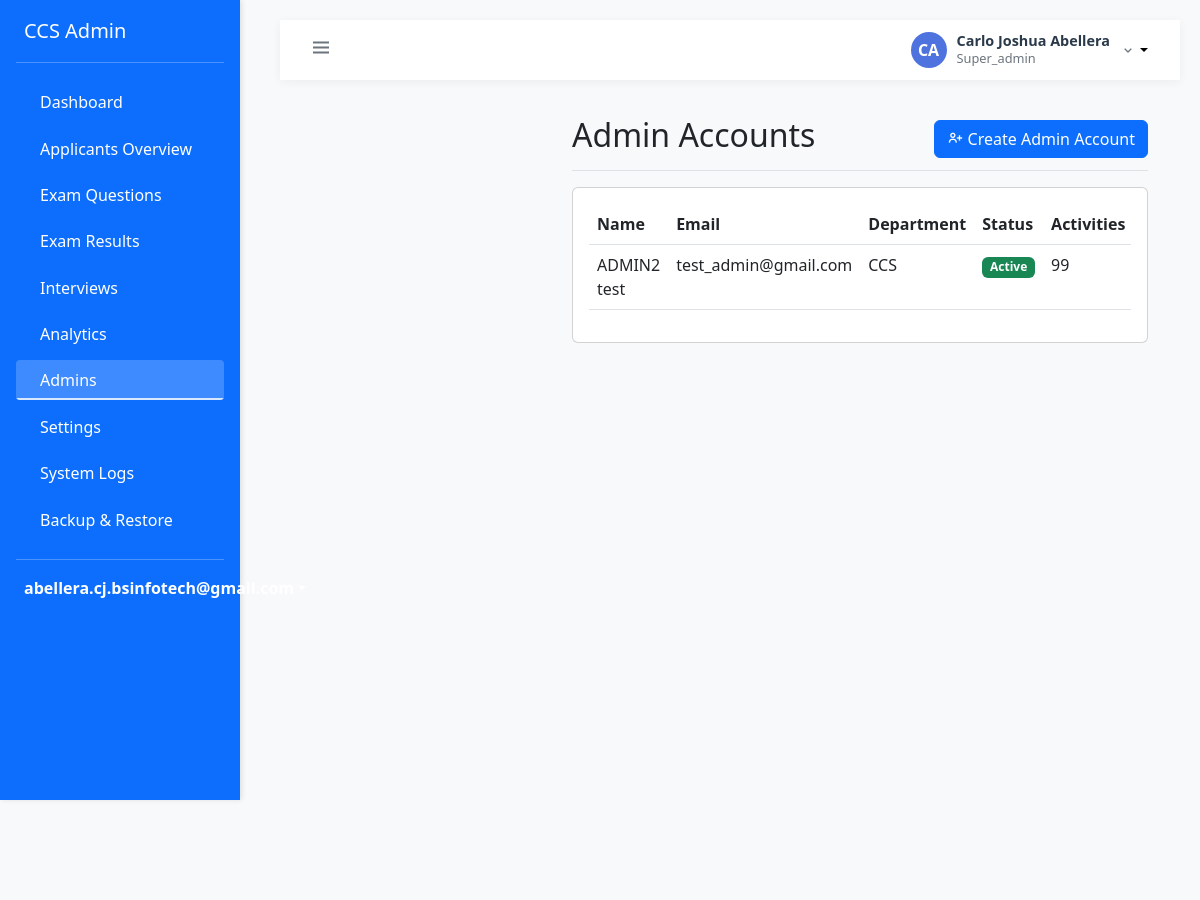
Screenshot of /admin/super/list_admins.php (signed in) with the database file from the repository.
### tables this page shows
CREATE TABLE `users` (
  `id` int(11) NOT NULL,
  `email` varchar(255) NOT NULL,
  `password` varchar(255) NOT NULL,
  `first_name` varchar(100) NOT NULL,
  `last_name` varchar(100) NOT NULL,
  `role` enum('super_admin','admin','applicant') NOT NULL,
  `status` enum('active','inactive','pending','approved','rejected') DEFAULT 'pending',
  `created_at` timestamp NOT NULL DEFAULT current_timestamp(),
  `updated_at` timestamp NOT NULL DEFAULT current_timestamp() ON UPDATE current_timestamp(),
  `updated_by` int(11) DEFAULT NULL
);

### config/database.php (called while the page is built, shortened)
<?php
class Database {
    private static $instance = null;
    private $connection;
    private function __construct() {
        try {
            $this->connection = new PDO(
                "mysql:host=localhost;dbname=ccs_screening",
                "root",
                ""
            );
            $this->connection->setAttribute(PDO::ATTR_ERRMODE, PDO::ERRMODE_EXCEPTION);
            $this->connection->setAttribute(PDO::ATTR_DEFAULT_FETCH_MODE, PDO::FETCH_ASSOC);
        } catch(PDOException $e) {
            die("Connection failed: " . $e->getMessage());
        }
    }
    public static function getInstance() {
        if (self::$instance === null) {
            self::$instance = new self();
        }
        return self::$instance;
    }
    public function getConnection() {
        return $this->connection;
    }
}
?>

### classes/Auth.php (called while the page is built, shortened)
<?php
class Auth {
    private $conn;
    public function __construct() {
        require_once __DIR__ . '/../config/database.php';
        $this->database = Database::getInstance();
        $this->conn = $this->database->getConnection();
    }
    public function isLoggedIn() {
        return isset($_SESSION['user_id']) && !empty($_SESSION['user_id']);
    }
    public function getCurrentUser() {
        try {
            $stmt = $this->conn->prepare("
                SELECT
                    u.*,
                    CASE
                        WHEN sa.user_id IS NOT NULL THEN 'super_admin'
                        WHEN a.user_id IS NOT NULL THEN 'admin'
                        ELSE u.role
                    END as role_type
                FROM users u
                LEFT JOIN super_admins sa ON u.id = sa.user_id
                LEFT JOIN admins a ON u.id = a.user_id
                WHERE u.id = ? AND u.status = 'active'
                LIMIT 1
            ");
            $stmt->execute([$_SESSION['user_id']]);
            $user = $stmt->fetch(PDO::FETCH_ASSOC);
            if ($user) {
                $user['role'] = $user['role_type'];
            }
            return $user;
        } catch (Exception $e) {
            error_log("Get current user error: " . $e->getMessage());
            return null;
        }
    }
}
?>

### admin/super/list_admins.php (the view, shortened to what this page needs)
<?php
require_once '../../classes/Auth.php';
require_once '../../config/database.php';
require_once '../includes/layout.php';
$auth = new Auth();
try {
    $database = Database::getInstance();
    $conn = $database->getConnection();
    $query = "SELECT u.id, u.email, u.status, u.created_at,
              a.first_name, a.last_name, a.department,
              (SELECT COUNT(*) FROM activity_logs WHERE user_id = u.id) as activity_count
              FROM users u
              JOIN admins a ON u.id = a.user_id
              WHERE u.role = 'admin'
              ORDER BY u.created_at DESC";
    $stmt = $conn->prepare($query);
    $stmt->execute();
    $admins = $stmt->fetchAll(PDO::FETCH_ASSOC);
} catch (Exception $e) {
    $error = 'Error: ' . $e->getMessage();
    $admins = [];
}
$page_title = 'Admin Accounts';
admin_header($page_title);
?>
<div class="wrapper">
    <?php include_once '../includes/sidebar.php'; ?>
    <div class="page-content-wrapper">
        <div class="container-fluid">
            <div class="row">
                <div class="col-12">
                    <div class="d-flex justify-content-between flex-wrap flex-md-nowrap align-items-center pt-3 pb-2 mb-3 border-bottom">
                        <h1 class="h2"><?php echo $page_title; ?></h1>
                        <div class="btn-toolbar mb-2 mb-md-0">
                            <a href="create_admin.php" class="btn btn-primary">
                                <i class='bx bx-user-plus'></i> Create Admin Account
                            </a>
                        </div>
                    </div>
                </div>
            </div>
            <div class="row">
                <div class="col-12">
                    <div class="card">
                        <div class="card-body">
                            <div class="table-responsive">
                                <table class="table table-hover">
                                    <thead>
                                        <tr>
                                            <th>Name</th>
                                            <th>Email</th>
                                            <th>Department</th>
                                            <th>Status</th>
                                            <th>Activities</th>
                                        </tr>
                                    </thead>
                                    <tbody>
                                        <?php if (empty($admins)): ?>
                                            <tr>
                                                <td colspan="7" class="text-center">No admin accounts found</td>
                                            </tr>
                                        <?php else: ?>
                                            <?php foreach ($admins as $admin): ?>
                                                <tr>
                                                    <td><?php echo htmlspecialchars($admin['first_name'] . ' ' . $admin['last_name']); ?></td>
                                                    <td><?php echo htmlspecialchars($admin['email']); ?></td>
                                                    <td><?php echo htmlspecialchars($admin['department']); ?></td>
                                                    <td>
                                                        <span class="badge bg-<?php echo $admin['status'] === 'active' ? 'success' : 'danger'; ?>">
                                                            <?php echo ucfirst($admin['status']); ?>
                                                        </span>
                                                    </td>
                                                    <td><?php echo $admin['activity_count']; ?></td>
                                                </tr>
                                            <?php endforeach; ?>
                                        <?php endif; ?>
                                    </tbody>
                                </table>
                            </div>
                        </div>
                    </div>
                </div>
            </div>
        </div>
    </div>
</div>
<?php admin_footer(); ?>

### admin/includes/layout.php (shortened to what this page needs)
<?php
require_once __DIR__ . '/../../classes/Auth.php';
function admin_header($title = '') {
?>
<!DOCTYPE html>
<html lang="en">
<head>
    <link href="https://cdn.jsdelivr.net/npm/bootstrap@5.3.0/dist/css/bootstrap.min.css" rel="stylesheet">
    <link href='https://unpkg.com/boxicons@2.1.4/css/boxicons.min.css' rel='stylesheet'>
    <link href="https://cdn.jsdelivr.net/npm/metismenu/dist/metisMenu.min.css" rel="stylesheet">
</head>
<body>
    <div class="wrapper">
        <?php include 'sidebar.php'; ?>
        <div class="page-content-wrapper">
            <nav class="top-navbar">
                <button class="btn btn-link text-secondary px-1 py-0" id="sidebarToggle">
                    <i class="bx bx-menu fs-4"></i>
                </button>
                <div class="user-profile dropdown">
                    <button class="user-profile-btn dropdown-toggle" type="button" data-bs-toggle="dropdown" aria-expanded="false">
                        <div class="user-avatar">
                            <?php echo strtoupper(substr($user['first_name'], 0, 1) . substr($user['last_name'], 0, 1)); ?>
                        </div>
                        <div class="user-info">
                            <h6 class="user-name"><?php echo htmlspecialchars($user['first_name'] . ' ' . $user['last_name']); ?></h6>
                            <p class="user-role"><?php echo ucfirst($user['role']); ?></p>
                        </div>
                        <i class="bx bx-chevron-down text-secondary"></i>
                    </button>
                </div>
            </nav>
            <div class="content-wrapper">
<?php
}
function admin_footer() {
?>
            </div>
        </div>
    </div>
</body>
</html>
<?php } ?>

### admin/includes/sidebar.php (shortened to what this page needs)
<?php
require_once __DIR__ . '/../../classes/Auth.php';
global $auth;
$user = $auth->getCurrentUser();
function is_active($page_name) {
    return strpos($_SERVER['SCRIPT_NAME'], $page_name) !== false ? 'active' : '';
}
?>
<nav class="sidebar bg-primary">
    <div class="d-flex flex-column">
        <a href="/php-ccs/admin/super/dashboard.php" class="d-flex align-items-center mb-3 mb-md-0 me-md-auto text-white text-decoration-none">
            <span class="fs-5">CCS Admin</span>
        </a>
        <hr class="text-white my-3">
        <ul class="nav nav-pills flex-column mb-auto">
            <li class="nav-item">
                <a class="nav-link text-white <?php echo is_active('dashboard'); ?>" href="/php-ccs/admin/super/dashboard.php">
                    Dashboard
                </a>
            </li>
            <li class="nav-item">
                <a class="nav-link text-white <?php echo is_active('applicants'); ?>" href="/php-ccs/admin/super/applicants_overview.php">
                    Applicants Overview
                </a>
            </li>
            <li class="nav-item">
                <a class="nav-link text-white <?php echo is_active('manage_questions'); ?>" href="/php-ccs/admin/super/manage_questions.php">
                    Exam Questions
                </a>
            </li>
            <li class="nav-item">
                <a class="nav-link text-white <?php echo is_active('exam_results'); ?>" href="/php-ccs/admin/super/exam_results.php">
                    Exam Results
                </a>
            </li>
            <li class="nav-item">
                <a class="nav-link text-white <?php echo is_active('interview_list'); ?>" href="/php-ccs/admin/super/interview_list.php">
                    Interviews
                </a>
            </li>
            <li class="nav-item">
                <a class="nav-link text-white <?php echo is_active('analytics'); ?>" href="/php-ccs/admin/super/analytics.php">
                    Analytics
                </a>
            </li>
            <li class="nav-item">
                <a class="nav-link text-white <?php echo is_active('list_admins'); ?>" href="/php-ccs/admin/super/list_admins.php">
                    Admins
                </a>
            </li>
            <li class="nav-item">
                <a class="nav-link text-white <?php echo is_active('system_settings'); ?>" href="/php-ccs/admin/super/system_settings.php">
                    Settings
                </a>
            </li>
            <li class="nav-item">
                <a class="nav-link text-white <?php echo is_active('logs'); ?>" href="/php-ccs/admin/super/system_logs.php">
                    System Logs
                </a>
            </li>
            <li class="nav-item">
                <a class="nav-link text-white <?php echo is_active('backup'); ?>" href="/php-ccs/admin/super/backup.php">
                    Backup & Restore
                </a>
            </li>
        </ul>
        <hr class="text-white my-3">
        <div class="dropdown pb-3">
            <a href="#" class="d-flex align-items-center text-white text-decoration-none dropdown-toggle" id="dropdownUser" data-bs-toggle="dropdown" aria-expanded="false">
                <strong><?php echo htmlspecialchars($user['email']); ?></strong>
            </a>
        </div>
    </div>
</nav>

### admin/includes/layout.php (style rules this page uses)
body { min-height: 100vh; margin: 0; padding: 0; background-color: #f8f9fa; overflow-x: hidden; }
.wrapper { display: flex; min-height: 100vh; position: relative; }
.page-content-wrapper { position: relative; min-height: 100vh; margin-left: 260px; transition: margin-left 0.3s ease; width: calc(100% - 260px); background-color: #f8f9fa; padding: 20px; }
.top-navbar { background: #fff; height: 60px; padding: 0 1.5rem; display: flex; align-items: center; justify-content: space-between; box-shadow: 0 2px 10px rgba(0,0,0,0.05); position: sticky; top: 0; z-index: 999; }
.user-profile { position: relative; }
.user-profile-btn { display: flex; align-items: center; padding: 0.5rem; border: none; background: none; cursor: pointer; border-radius: 0.5rem; transition: all 0.3s ease; }
.user-avatar { width: 36px; height: 36px; border-radius: 50%; background: #4e73df; color: #fff; display: flex; align-items: center; justify-content: center; font-weight: 600; margin-right: 10px; }
.user-info { text-align: left; margin-right: 10px; }
.user-name { margin: 0; font-size: 0.9rem; font-weight: 600; color: #2b3a4a; }
.user-role { margin: 0; font-size: 0.8rem; color: #6c757d; }

### admin/includes/sidebar.php (style rules this page uses)
.sidebar { width: 240px; min-height: 100vh; position: fixed; top: 0; left: 0; z-index: 100; padding: 1rem; box-shadow: 2px 0 5px rgba(0,0,0,0.1); transition: all 0.3s ease; }
.sidebar .nav-link { padding: 0.5rem 1rem; margin: 0.2rem 0; border-radius: 0.25rem; font-weight: 500; transition: background-color 0.2s; position: relative; overflow: hidden; }
.sidebar .nav-link::after { content: ''; position: absolute; bottom: 0; left: 0; width: 0; height: 2px; background: rgba(255,255,255,0.5); transition: width 0.3s ease; }
.sidebar .nav-link.active::after { width: 100%; background: rgba(255,255,255,0.8); }
.sidebar .nav-link.active { background: rgba(255, 255, 255, 0.2); }

### rows the page displays
users: email "abellera.cj.bsinfotech@gmail.com", first_name+last_name "CA", first_name+last_name "Carlo Joshua Abellera", role "Super_admin"
users: last_name "ADMIN2 test", email "test_admin@gmail.com", department "CCS", status "Active", activity_count "99"

### other values shown
$page_title "Admin Accounts"
